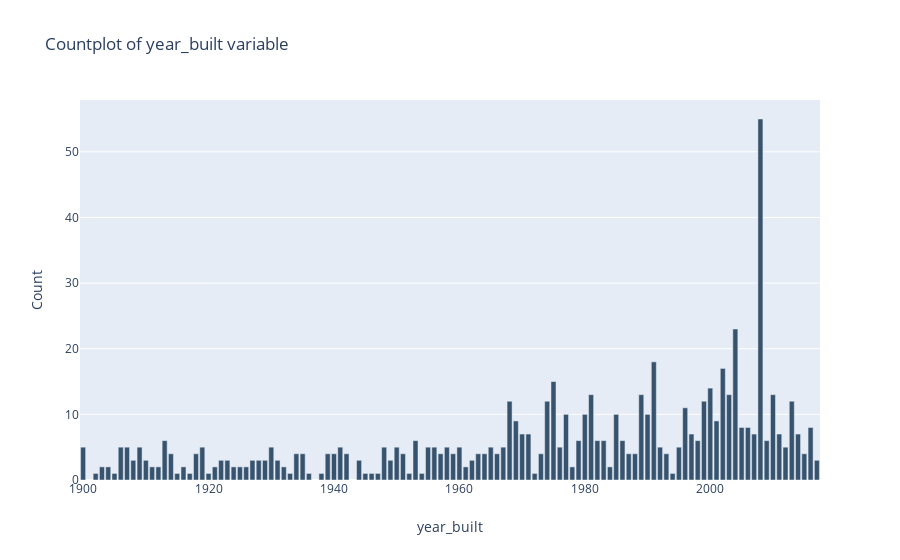

Write notebook code for a chart like this one.
### Code cell
trace1 = go.Bar(x=metadata['year_built'].unique(),y=metadata['year_built'].value_counts().values,marker=dict(color="rgb(55, 83, 109)"))
data=[trace1]
layout = go.Layout(title='Countplot of year_built variable',xaxis=dict(title='year_built'),yaxis=dict(title='Count'),hovermode='closest')
figure = go.Figure(data=data,layout=layout)
iplot(figure)
